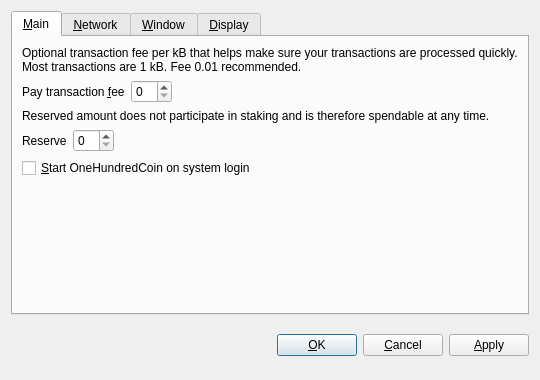
<?xml version="1.0" encoding="UTF-8"?>
<ui version="4.0">
 <class>OptionsDialog</class>
 <widget class="QDialog" name="OptionsDialog">
  <property name="geometry">
   <rect>
    <x>0</x>
    <y>0</y>
    <width>540</width>
    <height>380</height>
   </rect>
  </property>
  <property name="windowTitle">
   <string>Options</string>
  </property>
  <property name="modal">
   <bool>true</bool>
  </property>
  <layout class="QVBoxLayout" name="verticalLayout">
   <item>
    <widget class="QTabWidget" name="tabWidget">
     <property name="tabPosition">
      <enum>QTabWidget::North</enum>
     </property>
     <property name="currentIndex">
      <number>0</number>
     </property>
     <widget class="QWidget" name="tabMain">
      <attribute name="title">
       <string>&amp;Main</string>
      </attribute>
      <layout class="QVBoxLayout" name="verticalLayout_Main">
       <item>
        <widget class="QLabel" name="transactionFeeInfoLabel">
         <property name="text">
          <string>Optional transaction fee per kB that helps make sure your transactions are processed quickly. Most transactions are 1 kB. Fee 0.01 recommended.</string>
         </property>
         <property name="textFormat">
          <enum>Qt::PlainText</enum>
         </property>
         <property name="wordWrap">
          <bool>true</bool>
         </property>
        </widget>
       </item>
       <item>
        <layout class="QHBoxLayout" name="horizontalLayoutFee">
         <item>
          <widget class="QLabel" name="transactionFeeLabel">
           <property name="text">
            <string>Pay transaction &amp;fee</string>
           </property>
           <property name="textFormat">
            <enum>Qt::PlainText</enum>
           </property>
           <property name="buddy">
            <cstring>transactionFee</cstring>
           </property>
          </widget>
         </item>
         <item>
          <widget class="BitcoinAmountField" name="transactionFee"/>
         </item>
         <item>
          <spacer name="horizontalSpacerFee">
           <property name="orientation">
            <enum>Qt::Horizontal</enum>
           </property>
           <property name="sizeHint" stdset="0">
            <size>
             <width>40</width>
             <height>20</height>
            </size>
           </property>
          </spacer>
         </item>
        </layout>
       </item>
       <item>
        <widget class="QLabel" name="reserveBalanceInfoLabel">
         <property name="text">
          <string>Reserved amount does not participate in staking and is therefore spendable at any time.</string>
         </property>
         <property name="textFormat">
          <enum>Qt::PlainText</enum>
         </property>
         <property name="wordWrap">
          <bool>true</bool>
         </property>
        </widget>
       </item>
       <item>
        <layout class="QHBoxLayout" name="horizontalLayoutReserveBalance">
         <item>
          <widget class="QLabel" name="reserveBalanceLabel">
           <property name="text">
            <string>Reserve</string>
           </property>
           <property name="textFormat">
            <enum>Qt::PlainText</enum>
           </property>
           <property name="buddy">
            <cstring>reserveBalance</cstring>
           </property>
          </widget>
         </item>
         <item>
          <widget class="BitcoinAmountField" name="reserveBalance"/>
         </item>
         <item>
          <spacer name="horizontalSpacerReserveBalance">
           <property name="orientation">
            <enum>Qt::Horizontal</enum>
           </property>
           <property name="sizeHint" stdset="0">
            <size>
             <width>40</width>
             <height>20</height>
            </size>
           </property>
          </spacer>
         </item>
        </layout>
       </item>
       <item>
        <widget class="QCheckBox" name="bitcoinAtStartup">
         <property name="toolTip">
          <string>Automatically start OneHundredCoin after logging in to the system.</string>
         </property>
         <property name="text">
          <string>&amp;Start OneHundredCoin on system login</string>
         </property>
        </widget>
       </item>
       <item>
        <spacer name="verticalSpacer_Main">
         <property name="orientation">
          <enum>Qt::Vertical</enum>
         </property>
         <property name="sizeHint" stdset="0">
          <size>
           <width>20</width>
           <height>40</height>
          </size>
         </property>
        </spacer>
       </item>
      </layout>
     </widget>
     <widget class="QWidget" name="tabNetwork">
      <attribute name="title">
       <string>&amp;Network</string>
      </attribute>
      <layout class="QVBoxLayout" name="verticalLayout_Network">
       <item>
        <widget class="QCheckBox" name="mapPortUpnp">
         <property name="toolTip">
          <string>Automatically open the OneHundredCoin client port on the router. This only works when your router supports UPnP and it is enabled.</string>
         </property>
         <property name="text">
          <string>Map port using &amp;UPnP</string>
         </property>
        </widget>
       </item>
       <item>
        <widget class="QCheckBox" name="connectSocks">
         <property name="toolTip">
          <string>Connect to the OneHundredCoin network through a SOCKS5 proxy (e.g. when connecting through Tor).</string>
         </property>
         <property name="text">
          <string>&amp;Connect through SOCKS5 proxy:</string>
         </property>
        </widget>
       </item>
       <item>
        <layout class="QHBoxLayout" name="horizontalLayout_Network">
         <item>
          <widget class="QLabel" name="proxyIpLabel">
           <property name="text">
            <string>Proxy &amp;IP:</string>
           </property>
           <property name="textFormat">
            <enum>Qt::PlainText</enum>
           </property>
           <property name="buddy">
            <cstring>proxyIp</cstring>
           </property>
          </widget>
         </item>
         <item>
          <widget class="QValidatedLineEdit" name="proxyIp">
           <property name="maximumSize">
            <size>
             <width>140</width>
             <height>16777215</height>
            </size>
           </property>
           <property name="toolTip">
            <string>IP address of the proxy (e.g. 127.0.0.1)</string>
           </property>
          </widget>
         </item>
         <item>
          <widget class="QLabel" name="proxyPortLabel">
           <property name="text">
            <string>&amp;Port:</string>
           </property>
           <property name="textFormat">
            <enum>Qt::PlainText</enum>
           </property>
           <property name="buddy">
            <cstring>proxyPort</cstring>
           </property>
          </widget>
         </item>
         <item>
          <widget class="QLineEdit" name="proxyPort">
           <property name="maximumSize">
            <size>
             <width>55</width>
             <height>16777215</height>
            </size>
           </property>
           <property name="toolTip">
            <string>Port of the proxy (e.g. 9050)</string>
           </property>
          </widget>
         </item>
         <item>
          <spacer name="horizontalSpacer_Network">
           <property name="orientation">
            <enum>Qt::Horizontal</enum>
           </property>
           <property name="sizeHint" stdset="0">
            <size>
             <width>40</width>
             <height>20</height>
            </size>
           </property>
          </spacer>
         </item>
        </layout>
       </item>
       <item>
        <spacer name="verticalSpacer_Network">
         <property name="orientation">
          <enum>Qt::Vertical</enum>
         </property>
         <property name="sizeHint" stdset="0">
          <size>
           <width>20</width>
           <height>40</height>
          </size>
         </property>
        </spacer>
       </item>
      </layout>
     </widget>
     <widget class="QWidget" name="tabWindow">
      <attribute name="title">
       <string>&amp;Window</string>
      </attribute>
      <layout class="QVBoxLayout" name="verticalLayout_Window">
       <item>
        <widget class="QCheckBox" name="minimizeToTray">
         <property name="toolTip">
          <string>Show only a tray icon after minimizing the window.</string>
         </property>
         <property name="text">
          <string>&amp;Minimize to the tray instead of the taskbar</string>
         </property>
        </widget>
       </item>
       <item>
        <widget class="QCheckBox" name="minimizeOnClose">
         <property name="toolTip">
          <string>Minimize instead of exit the application when the window is closed. When this option is enabled, the application will be closed only after selecting Quit in the menu.</string>
         </property>
         <property name="text">
          <string>M&amp;inimize on close</string>
         </property>
        </widget>
       </item>
       <item>
        <spacer name="verticalSpacer_Window">
         <property name="orientation">
          <enum>Qt::Vertical</enum>
         </property>
         <property name="sizeHint" stdset="0">
          <size>
           <width>20</width>
           <height>40</height>
          </size>
         </property>
        </spacer>
       </item>
      </layout>
     </widget>
     <widget class="QWidget" name="tabDisplay">
      <attribute name="title">
       <string>&amp;Display</string>
      </attribute>
      <layout class="QVBoxLayout" name="verticalLayout_Display">
       <item>
        <layout class="QHBoxLayout" name="horizontalLayout_1_Display">
         <item>
          <widget class="QLabel" name="langLabel">
           <property name="text">
            <string>User Interface &amp;language:</string>
           </property>
           <property name="textFormat">
            <enum>Qt::PlainText</enum>
           </property>
           <property name="buddy">
            <cstring>lang</cstring>
           </property>
          </widget>
         </item>
         <item>
          <widget class="QValueComboBox" name="lang">
           <property name="toolTip">
            <string>The user interface language can be set here. This setting will take effect after restarting OneHundredCoin.</string>
           </property>
          </widget>
         </item>
        </layout>
       </item>
       <item>
        <layout class="QHBoxLayout" name="horizontalLayout_2_Display">
         <item>
          <widget class="QLabel" name="unitLabel">
           <property name="text">
            <string>&amp;Unit to show amounts in:</string>
           </property>
           <property name="textFormat">
            <enum>Qt::PlainText</enum>
           </property>
           <property name="buddy">
            <cstring>unit</cstring>
           </property>
          </widget>
         </item>
         <item>
          <widget class="QValueComboBox" name="unit">
           <property name="toolTip">
            <string>Choose the default subdivision unit to show in the interface and when sending coins.</string>
           </property>
          </widget>
         </item>
        </layout>
       </item>
       <item>
        <widget class="QCheckBox" name="coinControlFeatures">
         <property name="toolTip">
          <string>Whether to show coin control features or not.</string>
         </property>
         <property name="text">
          <string>Display coin &amp;control features (experts only!)</string>
         </property>
        </widget>
       </item>
       <item>
        <widget class="QCheckBox" name="useBlackTheme">
         <property name="text">
          <string>Use black visual theme (requires restart)</string>
         </property>
        </widget>
       </item>
       <item>
        <spacer name="verticalSpacer_Display">
         <property name="orientation">
          <enum>Qt::Vertical</enum>
         </property>
         <property name="sizeHint" stdset="0">
          <size>
           <width>20</width>
           <height>40</height>
          </size>
         </property>
        </spacer>
       </item>
      </layout>
     </widget>
    </widget>
   </item>
   <item>
    <layout class="QHBoxLayout" name="horizontalLayout_Buttons">
     <item>
      <spacer name="horizontalSpacer_1">
       <property name="orientation">
        <enum>Qt::Horizontal</enum>
       </property>
       <property name="sizeHint" stdset="0">
        <size>
         <width>40</width>
         <height>48</height>
        </size>
       </property>
      </spacer>
     </item>
     <item>
      <widget class="QLabel" name="statusLabel">
       <property name="font">
        <font>
         <weight>75</weight>
         <bold>true</bold>
        </font>
       </property>
       <property name="text">
        <string/>
       </property>
       <property name="textFormat">
        <enum>Qt::PlainText</enum>
       </property>
       <property name="wordWrap">
        <bool>true</bool>
       </property>
      </widget>
     </item>
     <item>
      <spacer name="horizontalSpacer_2">
       <property name="orientation">
        <enum>Qt::Horizontal</enum>
       </property>
       <property name="sizeHint" stdset="0">
        <size>
         <width>40</width>
         <height>48</height>
        </size>
       </property>
      </spacer>
     </item>
     <item>
      <widget class="QPushButton" name="okButton">
       <property name="text">
        <string>&amp;OK</string>
       </property>
      </widget>
     </item>
     <item>
      <widget class="QPushButton" name="cancelButton">
       <property name="text">
        <string>&amp;Cancel</string>
       </property>
       <property name="autoDefault">
        <bool>false</bool>
       </property>
      </widget>
     </item>
     <item>
      <widget class="QPushButton" name="applyButton">
       <property name="text">
        <string>&amp;Apply</string>
       </property>
       <property name="autoDefault">
        <bool>false</bool>
       </property>
      </widget>
     </item>
    </layout>
   </item>
  </layout>
 </widget>
 <customwidgets>
  <customwidget>
   <class>BitcoinAmountField</class>
   <extends>QSpinBox</extends>
   <header>bitcoinamountfield.h</header>
  </customwidget>
  <customwidget>
   <class>QValueComboBox</class>
   <extends>QComboBox</extends>
   <header>qvaluecombobox.h</header>
  </customwidget>
  <customwidget>
   <class>QValidatedLineEdit</class>
   <extends>QLineEdit</extends>
   <header>qvalidatedlineedit.h</header>
  </customwidget>
 </customwidgets>
 <resources/>
 <connections/>
</ui>
